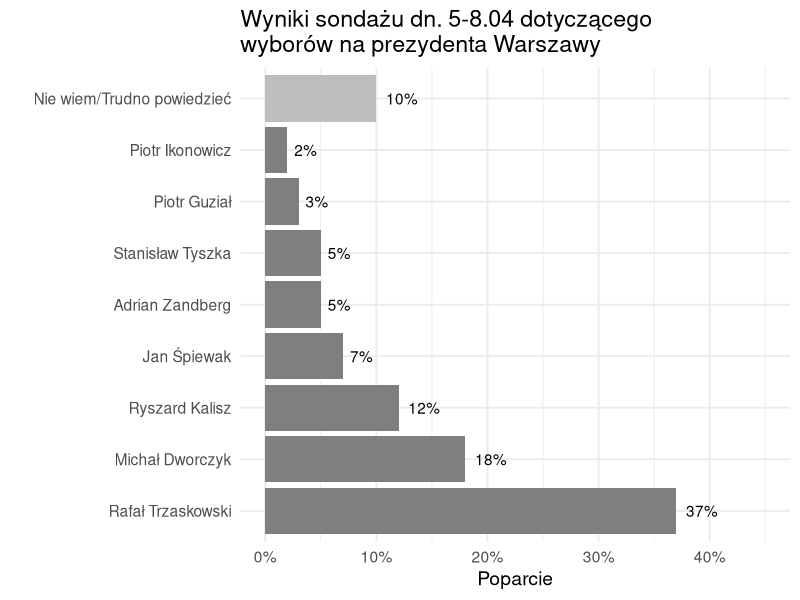

The R source for this figure:
## ---- chunk 1
knitr::opts_chunk$set(echo = TRUE)
## ---- chunk 2
library(ggplot2)
data <- data.frame(
  Kandydat = c('Rafał Trzaskowski', 'Michał Dworczyk', 'Ryszard Kalisz', 'Jan Śpiewak','Adrian Zandberg', 'Stanisław Tyszka', 'Piotr Guział', 'Piotr Ikonowicz', 'Nie wiem/Trudno powiedzieć'),
  Poparcie = c(37, 18, 12, 7, 5, 5, 3, 2, 10),
  color = c(rep('darkgrey', 8), 'lightgrey')
)
order <- data$Kandydat
## ---- chunk 3
ggplot(data = data, aes(x = Kandydat, y = Poparcie, label = paste0(Poparcie, "%"), fill = color)) +
  scale_fill_manual(values = c("grey50", "grey")) +
  geom_bar(stat = 'identity') +
  coord_flip() +
  scale_x_discrete(limits = order) +
  scale_y_continuous(limits = c(0, 45), labels = function(x) paste0(x, "%")) +
  geom_text(hjust = -0.3) +
  xlab('') +
  ggtitle('Wyniki sondażu dn. 5-8.04 dotyczącego\nwyborów na prezydenta Warszawy') +
  theme_minimal(base_size = 14) +
  theme(legend.position = 'none')
